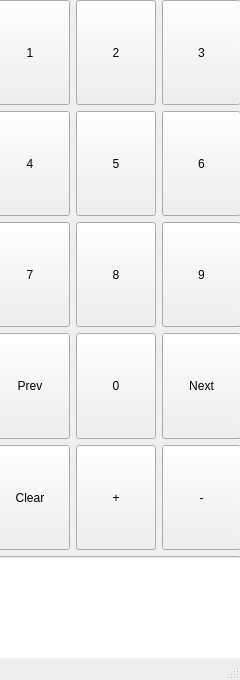
<?xml version="1.0" encoding="UTF-8"?>
<ui version="4.0">
 <class>MainWindow</class>
 <widget class="QMainWindow" name="MainWindow">
  <property name="geometry">
   <rect>
    <x>0</x>
    <y>0</y>
    <width>240</width>
    <height>680</height>
   </rect>
  </property>
  <property name="windowTitle">
   <string>Remote</string>
  </property>
  <widget class="QWidget" name="centralwidget">
   <property name="sizePolicy">
    <sizepolicy hsizetype="Expanding" vsizetype="Expanding">
     <horstretch>0</horstretch>
     <verstretch>0</verstretch>
    </sizepolicy>
   </property>
   <widget class="QWidget" name="gridLayoutWidget">
    <property name="geometry">
     <rect>
      <x>-10</x>
      <y>0</y>
      <width>251</width>
      <height>661</height>
     </rect>
    </property>
    <layout class="QGridLayout" name="gridLayout">
     <item row="1" column="2">
      <widget class="QPushButton" name="pushButton_6">
       <property name="sizePolicy">
        <sizepolicy hsizetype="Expanding" vsizetype="Expanding">
         <horstretch>0</horstretch>
         <verstretch>0</verstretch>
        </sizepolicy>
       </property>
       <property name="text">
        <string>6</string>
       </property>
      </widget>
     </item>
     <item row="0" column="0">
      <widget class="QPushButton" name="pushButton">
       <property name="sizePolicy">
        <sizepolicy hsizetype="Expanding" vsizetype="Expanding">
         <horstretch>0</horstretch>
         <verstretch>0</verstretch>
        </sizepolicy>
       </property>
       <property name="text">
        <string>1</string>
       </property>
      </widget>
     </item>
     <item row="5" column="2">
      <widget class="QPushButton" name="pushButton_13">
       <property name="sizePolicy">
        <sizepolicy hsizetype="Expanding" vsizetype="Expanding">
         <horstretch>0</horstretch>
         <verstretch>0</verstretch>
        </sizepolicy>
       </property>
       <property name="text">
        <string>-</string>
       </property>
      </widget>
     </item>
     <item row="3" column="1">
      <widget class="QPushButton" name="pushButton_11">
       <property name="sizePolicy">
        <sizepolicy hsizetype="Expanding" vsizetype="Expanding">
         <horstretch>0</horstretch>
         <verstretch>0</verstretch>
        </sizepolicy>
       </property>
       <property name="text">
        <string>0</string>
       </property>
      </widget>
     </item>
     <item row="2" column="1">
      <widget class="QPushButton" name="pushButton_8">
       <property name="sizePolicy">
        <sizepolicy hsizetype="Expanding" vsizetype="Expanding">
         <horstretch>0</horstretch>
         <verstretch>0</verstretch>
        </sizepolicy>
       </property>
       <property name="text">
        <string>8</string>
       </property>
      </widget>
     </item>
     <item row="6" column="0" colspan="3">
      <widget class="QLineEdit" name="lineEdit">
       <property name="sizePolicy">
        <sizepolicy hsizetype="Expanding" vsizetype="Expanding">
         <horstretch>0</horstretch>
         <verstretch>0</verstretch>
        </sizepolicy>
       </property>
       <property name="alignment">
        <set>Qt::AlignCenter</set>
       </property>
      </widget>
     </item>
     <item row="5" column="1">
      <widget class="QPushButton" name="pushButton_12">
       <property name="sizePolicy">
        <sizepolicy hsizetype="Expanding" vsizetype="Expanding">
         <horstretch>0</horstretch>
         <verstretch>0</verstretch>
        </sizepolicy>
       </property>
       <property name="text">
        <string>+</string>
       </property>
      </widget>
     </item>
     <item row="0" column="2">
      <widget class="QPushButton" name="pushButton_3">
       <property name="sizePolicy">
        <sizepolicy hsizetype="Expanding" vsizetype="Expanding">
         <horstretch>0</horstretch>
         <verstretch>0</verstretch>
        </sizepolicy>
       </property>
       <property name="text">
        <string>3</string>
       </property>
      </widget>
     </item>
     <item row="1" column="1">
      <widget class="QPushButton" name="pushButton_5">
       <property name="sizePolicy">
        <sizepolicy hsizetype="Expanding" vsizetype="Expanding">
         <horstretch>0</horstretch>
         <verstretch>0</verstretch>
        </sizepolicy>
       </property>
       <property name="text">
        <string>5</string>
       </property>
      </widget>
     </item>
     <item row="1" column="0">
      <widget class="QPushButton" name="pushButton_4">
       <property name="sizePolicy">
        <sizepolicy hsizetype="Expanding" vsizetype="Expanding">
         <horstretch>0</horstretch>
         <verstretch>0</verstretch>
        </sizepolicy>
       </property>
       <property name="text">
        <string>4</string>
       </property>
      </widget>
     </item>
     <item row="0" column="1">
      <widget class="QPushButton" name="pushButton_2">
       <property name="sizePolicy">
        <sizepolicy hsizetype="Expanding" vsizetype="Expanding">
         <horstretch>0</horstretch>
         <verstretch>0</verstretch>
        </sizepolicy>
       </property>
       <property name="text">
        <string>2</string>
       </property>
      </widget>
     </item>
     <item row="2" column="2">
      <widget class="QPushButton" name="pushButton_9">
       <property name="sizePolicy">
        <sizepolicy hsizetype="Expanding" vsizetype="Expanding">
         <horstretch>0</horstretch>
         <verstretch>0</verstretch>
        </sizepolicy>
       </property>
       <property name="text">
        <string>9</string>
       </property>
      </widget>
     </item>
     <item row="2" column="0">
      <widget class="QPushButton" name="pushButton_7">
       <property name="sizePolicy">
        <sizepolicy hsizetype="Expanding" vsizetype="Expanding">
         <horstretch>0</horstretch>
         <verstretch>0</verstretch>
        </sizepolicy>
       </property>
       <property name="text">
        <string>7</string>
       </property>
      </widget>
     </item>
     <item row="5" column="0">
      <widget class="QPushButton" name="pushButton_10">
       <property name="sizePolicy">
        <sizepolicy hsizetype="Expanding" vsizetype="Expanding">
         <horstretch>0</horstretch>
         <verstretch>0</verstretch>
        </sizepolicy>
       </property>
       <property name="text">
        <string>Clear</string>
       </property>
      </widget>
     </item>
     <item row="3" column="0">
      <widget class="QPushButton" name="pushButton_14">
       <property name="sizePolicy">
        <sizepolicy hsizetype="Expanding" vsizetype="Expanding">
         <horstretch>0</horstretch>
         <verstretch>0</verstretch>
        </sizepolicy>
       </property>
       <property name="text">
        <string>Prev</string>
       </property>
      </widget>
     </item>
     <item row="3" column="2">
      <widget class="QPushButton" name="pushButton_15">
       <property name="sizePolicy">
        <sizepolicy hsizetype="Expanding" vsizetype="Expanding">
         <horstretch>0</horstretch>
         <verstretch>0</verstretch>
        </sizepolicy>
       </property>
       <property name="text">
        <string>Next</string>
       </property>
      </widget>
     </item>
    </layout>
   </widget>
  </widget>
  <widget class="QMenuBar" name="menubar">
   <property name="geometry">
    <rect>
     <x>0</x>
     <y>0</y>
     <width>240</width>
     <height>22</height>
    </rect>
   </property>
  </widget>
  <widget class="QStatusBar" name="statusbar"/>
 </widget>
 <resources/>
 <connections>
  <connection>
   <sender>pushButton</sender>
   <signal>clicked()</signal>
   <receiver>MainWindow</receiver>
   <slot>add1()</slot>
   <hints>
    <hint type="sourcelabel">
     <x>62</x>
     <y>104</y>
    </hint>
    <hint type="destinationlabel">
     <x>-147</x>
     <y>72</y>
    </hint>
   </hints>
  </connection>
  <connection>
   <sender>pushButton_2</sender>
   <signal>clicked()</signal>
   <receiver>MainWindow</receiver>
   <slot>add2()</slot>
   <hints>
    <hint type="sourcelabel">
     <x>103</x>
     <y>105</y>
    </hint>
    <hint type="destinationlabel">
     <x>159</x>
     <y>97</y>
    </hint>
   </hints>
  </connection>
  <connection>
   <sender>pushButton_3</sender>
   <signal>clicked()</signal>
   <receiver>MainWindow</receiver>
   <slot>add3()</slot>
   <hints>
    <hint type="sourcelabel">
     <x>196</x>
     <y>78</y>
    </hint>
    <hint type="destinationlabel">
     <x>213</x>
     <y>131</y>
    </hint>
   </hints>
  </connection>
  <connection>
   <sender>pushButton_4</sender>
   <signal>clicked()</signal>
   <receiver>MainWindow</receiver>
   <slot>add4()</slot>
   <hints>
    <hint type="sourcelabel">
     <x>57</x>
     <y>215</y>
    </hint>
    <hint type="destinationlabel">
     <x>63</x>
     <y>243</y>
    </hint>
   </hints>
  </connection>
  <connection>
   <sender>pushButton_5</sender>
   <signal>clicked()</signal>
   <receiver>MainWindow</receiver>
   <slot>add5()</slot>
   <hints>
    <hint type="sourcelabel">
     <x>120</x>
     <y>219</y>
    </hint>
    <hint type="destinationlabel">
     <x>140</x>
     <y>242</y>
    </hint>
   </hints>
  </connection>
  <connection>
   <sender>pushButton_6</sender>
   <signal>clicked()</signal>
   <receiver>MainWindow</receiver>
   <slot>add6()</slot>
   <hints>
    <hint type="sourcelabel">
     <x>202</x>
     <y>219</y>
    </hint>
    <hint type="destinationlabel">
     <x>213</x>
     <y>242</y>
    </hint>
   </hints>
  </connection>
  <connection>
   <sender>pushButton_7</sender>
   <signal>clicked()</signal>
   <receiver>MainWindow</receiver>
   <slot>add7()</slot>
   <hints>
    <hint type="sourcelabel">
     <x>40</x>
     <y>330</y>
    </hint>
    <hint type="destinationlabel">
     <x>36</x>
     <y>373</y>
    </hint>
   </hints>
  </connection>
  <connection>
   <sender>pushButton_8</sender>
   <signal>clicked()</signal>
   <receiver>MainWindow</receiver>
   <slot>add8()</slot>
   <hints>
    <hint type="sourcelabel">
     <x>136</x>
     <y>327</y>
    </hint>
    <hint type="destinationlabel">
     <x>186</x>
     <y>379</y>
    </hint>
   </hints>
  </connection>
  <connection>
   <sender>pushButton_9</sender>
   <signal>clicked()</signal>
   <receiver>MainWindow</receiver>
   <slot>add9()</slot>
   <hints>
    <hint type="sourcelabel">
     <x>212</x>
     <y>293</y>
    </hint>
    <hint type="destinationlabel">
     <x>228</x>
     <y>394</y>
    </hint>
   </hints>
  </connection>
  <connection>
   <sender>pushButton_11</sender>
   <signal>clicked()</signal>
   <receiver>MainWindow</receiver>
   <slot>add0()</slot>
   <hints>
    <hint type="sourcelabel">
     <x>122</x>
     <y>426</y>
    </hint>
    <hint type="destinationlabel">
     <x>175</x>
     <y>433</y>
    </hint>
   </hints>
  </connection>
  <connection>
   <sender>pushButton_10</sender>
   <signal>clicked()</signal>
   <receiver>MainWindow</receiver>
   <slot>clear()</slot>
   <hints>
    <hint type="sourcelabel">
     <x>37</x>
     <y>537</y>
    </hint>
    <hint type="destinationlabel">
     <x>21</x>
     <y>453</y>
    </hint>
   </hints>
  </connection>
  <connection>
   <sender>pushButton_12</sender>
   <signal>clicked()</signal>
   <receiver>MainWindow</receiver>
   <slot>volUp()</slot>
   <hints>
    <hint type="sourcelabel">
     <x>122</x>
     <y>517</y>
    </hint>
    <hint type="destinationlabel">
     <x>157</x>
     <y>462</y>
    </hint>
   </hints>
  </connection>
  <connection>
   <sender>pushButton_13</sender>
   <signal>clicked()</signal>
   <receiver>MainWindow</receiver>
   <slot>volDown()</slot>
   <hints>
    <hint type="sourcelabel">
     <x>223</x>
     <y>510</y>
    </hint>
    <hint type="destinationlabel">
     <x>223</x>
     <y>460</y>
    </hint>
   </hints>
  </connection>
  <connection>
   <sender>pushButton_14</sender>
   <signal>clicked()</signal>
   <receiver>MainWindow</receiver>
   <slot>prev()</slot>
   <hints>
    <hint type="sourcelabel">
     <x>15</x>
     <y>418</y>
    </hint>
    <hint type="destinationlabel">
     <x>61</x>
     <y>461</y>
    </hint>
   </hints>
  </connection>
  <connection>
   <sender>pushButton_15</sender>
   <signal>clicked()</signal>
   <receiver>MainWindow</receiver>
   <slot>next()</slot>
   <hints>
    <hint type="sourcelabel">
     <x>224</x>
     <y>440</y>
    </hint>
    <hint type="destinationlabel">
     <x>234</x>
     <y>462</y>
    </hint>
   </hints>
  </connection>
 </connections>
 <slots>
  <slot>add1()</slot>
  <slot>add2()</slot>
  <slot>add3()</slot>
  <slot>add4()</slot>
  <slot>add5()</slot>
  <slot>add6()</slot>
  <slot>add7()</slot>
  <slot>add8()</slot>
  <slot>add9()</slot>
  <slot>add0()</slot>
  <slot>volUp()</slot>
  <slot>volDown()</slot>
  <slot>clear()</slot>
  <slot>next()</slot>
  <slot>prev()</slot>
 </slots>
</ui>
